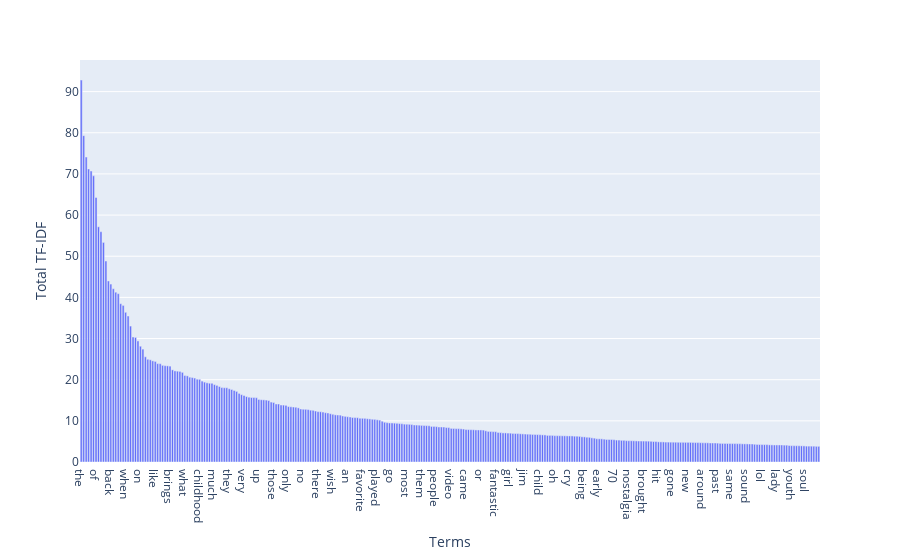

Notebook source saved alongside this figure:
### Code cell
'''
Count the total TD-IDF of each term in the dataset, 
then get the index from the highest to the lowest.
'''
tfidf_total = np.asarray(dataset_tfidf.sum(axis=0))[0]
sorted_total_index = sorted(range(len(tfidf_total)), key=lambda k: tfidf_total[k], reverse=True)

# Visulize for the first 300 frequent terms
fig = px.bar(
        x=tfidf_vectorizer.get_feature_names_out()[sorted_total_index[:300]],
        y=tfidf_total[sorted_total_index[:300]],
        labels={'x':'Term', 'y':'Total TF-IDF'},
)
fig.update_layout(xaxis_title="Terms",
                  yaxis_title="Total TF-IDF")
fig.show()

### Figure 1 — Plotly figure (JSON) as saved in the notebook; plotly's stock layout.template omitted (floating-point values rounded to 4 significant figures; data arrays with more than 128 entries replaced by an {"elided": "..."} marker saying what was removed)
{"data": [{"alignmentgroup": "True", "hovertemplate": "Term=%{x}<br>Total TF-IDF=%{y}<extra></extra>", "legendgroup": "", "marker": {"color": "#636efa", "pattern": {"shape": ""}}, "name": "", "offsetgroup": "", "orientation": "v", "showlegend": false, "textposition": "auto", "type": "bar", "x": {"elided": "300 str values"}, "xaxis": "x", "y": {"elided": "300 float values"}, "yaxis": "y"}], "layout": {"barmode": "relative", "legend": {"tracegroupgap": 0}, "margin": {"t": 60}, "xaxis": {"anchor": "y", "domain": [0, 1], "title": {"text": "Terms"}}, "yaxis": {"anchor": "x", "domain": [0, 1], "title": {"text": "Total TF-IDF"}}}}
